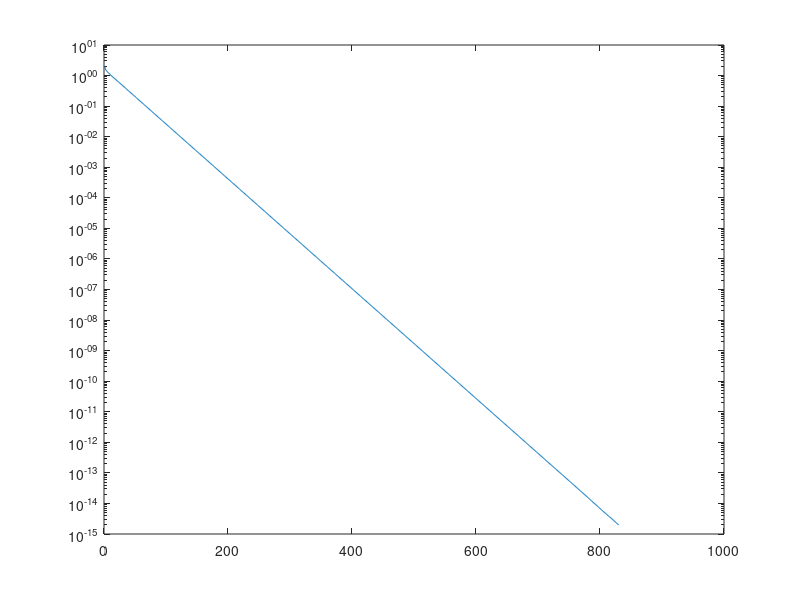

MATLAB code to generate this figure: (Note: this script raises an error after producing the figure.)
clear, clc
% The value of A and B:
A = [2, -1, 0, 0, 0, 0, 0, 0, 0, 0;
    -1, 2, -1, 0, 0, 0, 0, 0, 0, 0;
    0, -1, 2, -1, 0, 0, 0, 0, 0, 0;
    0, 0, -1, 2, -1, 0, 0, 0, 0, 0;
    0, 0, 0, -1, 2, -1, 0, 0, 0, 0;
    0, 0, 0, 0, -1, 2, -1, 0, 0, 0;
    0, 0, 0, 0, 0, -1, 2, -1, 0, 0;
    0, 0, 0, 0, 0, 0, -1, 2, -1, 0;
    0, 0, 0, 0, 0, 0, 0, -1, 2, -1;
    0, 0, 0, 0, 0, 0, 0, 0, -1, 2];
b = [2; -2; 2; -1; 0; 0; 1; -2; 2; -2];
% Jacobi Part:
x_exact = [1; 0; 1; 0; 0; 0; 0; -1; 0; 1];
tmp = abs(max(x_exact));
x_1 = [0; 0; 0; 0; 0; 0; 0; 0; 0; 0];
x_2 = [1; 1; 1; 1; 1; 1; 1; 1; 1; 1];
% initialization
D = diag(diag(A));
R = speye(10) - D \ A;
g = D \ b;
count_J = []; % count: used to save the error size
number_J = 1; % Iterations

while abs(max(x_1 - x_2)) > 10^(- 15)
    x_1 = x_2;
    x_2 = R * x_1 + g;
    count_J(number_J) = abs(max(x_2 - x_exact)) / tmp;
    number_J = number_J + 1;
end

semilogy([1:length(count_J)], count_J);
% Print the output of Jacobi
x = x_2

% Gauss-Siedel Part:
x_1 = [0; 0; 0; 0; 0; 0; 0; 0; 0; 0];
x_2 = [1; 1; 1; 1; 1; 1; 1; 1; 1; 1];
% initialization
L = tril(A, -1);
U = triu(A, 1);
D = diag(diag(A));
S = -(D + L) \ U;
f = (D + L) \ b;
count_G = [];
number_G = 1;

while abs(max(x_1 - x_2)) > 10^(- 15)
    x_1 = x_2;
    x_2 = S * x_1 + f;
    count_G(number_G) = abs(max(x_2 - x_exact)) / tmp;
    number_G = number_G + 1;
end

% Print the output of Gauss-Siedel
x = x_2

% SOR Part:
% w=0.4:
[count_S_0, x, state] = SOR(0.4, A, x_exact, b);
% w=0.8:
[count_S_1, x, state] = SOR(0.8, A, x_exact, b);
% w=1.2:
[count_S_2, x, state] = SOR(1.2, A, x_exact, b);
% w=1.6:
[count_S_3, x, state] = SOR(1.6, A, x_exact, b);
semilogy([1:length(count_J)], count_J, [1:length(count_G)], count_G, [1:length(count_S_0)], count_S_0, [1:length(count_S_1)], count_S_1, [1:length(count_S_2)], count_S_2, [1:length(count_S_3)], count_S_3);
legend('Jacobi', 'Gauss-Siedel', 'SOR w=0.4', 'SOR w=0.8', 'SOR w=1.2', 'SOR w=1.6', 'Location', 'northeast');
xlabel('Iterations');
ylabel('Error size');
title('Error size - Iterations Graph');

function [count, x, state] = SOR(w, A, x, b)
    %myFun - Description
    %
    % Syntax: count = myFun(input)
    %
    x_exact = x;
    tmp = abs(max(x_exact));
    x_1 = [0; 0; 0; 0; 0; 0; 0; 0; 0; 0];
    x_2 = [1; 1; 1; 1; 1; 1; 1; 1; 1; 1];
    % initialization
    L = tril(A, -1);
    U = triu(A, 1);
    D = diag(diag(A));
    D_INV = inv(D);

    S = (speye(10) + w * D_INV * L) \ (speye(10) - w * (D_INV * U + speye(10)));
    f = w * inv(speye(10) + w * D_INV * L) * (D_INV * b);
    count = [];
    number = 1;

    while abs(max(x_1 - x_2)) > 10^(- 15) & number < 1000
        x_1 = x_2;
        x_2 = (S * x_1 + f);
        count(number) = abs(max(x_2 - x_exact)) / tmp;
        number = number + 1;
    end

    if number == 1000
        state = 0
    else
        state = 1
        x_2
    end

end
